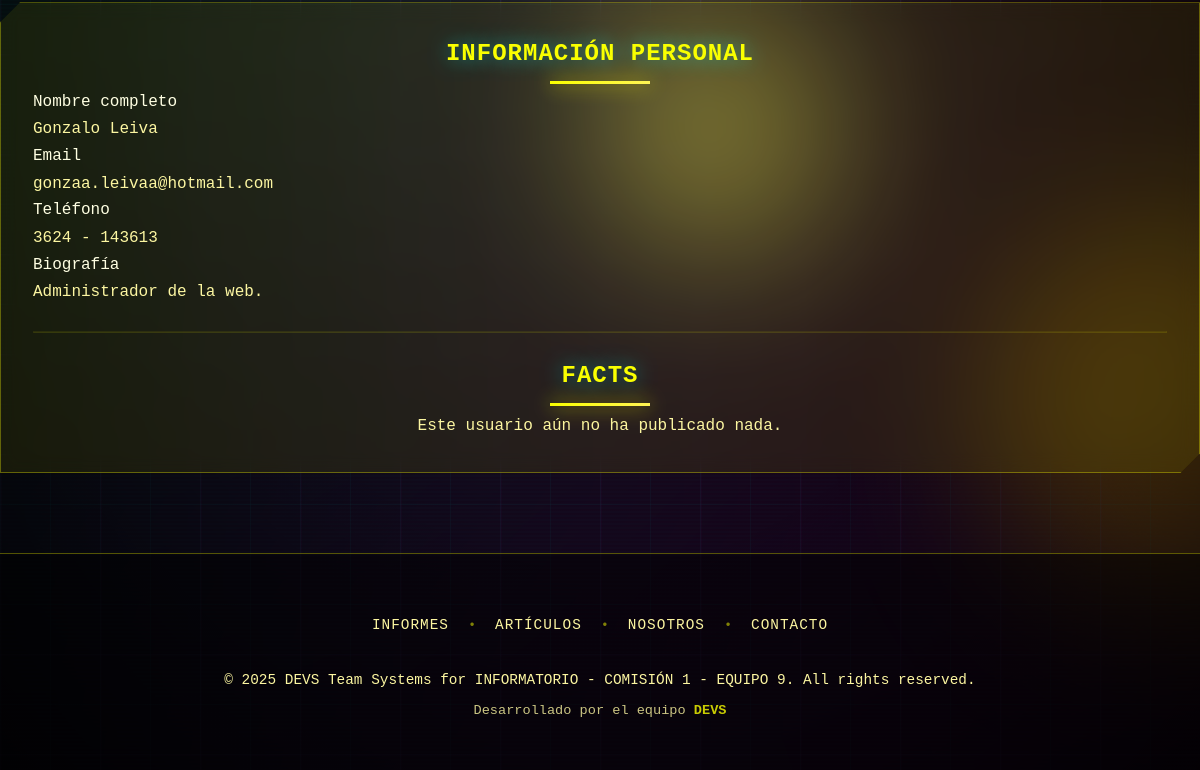
The page /perfil/admleiva/ (signed in, lower part) on the database as committed earlier.
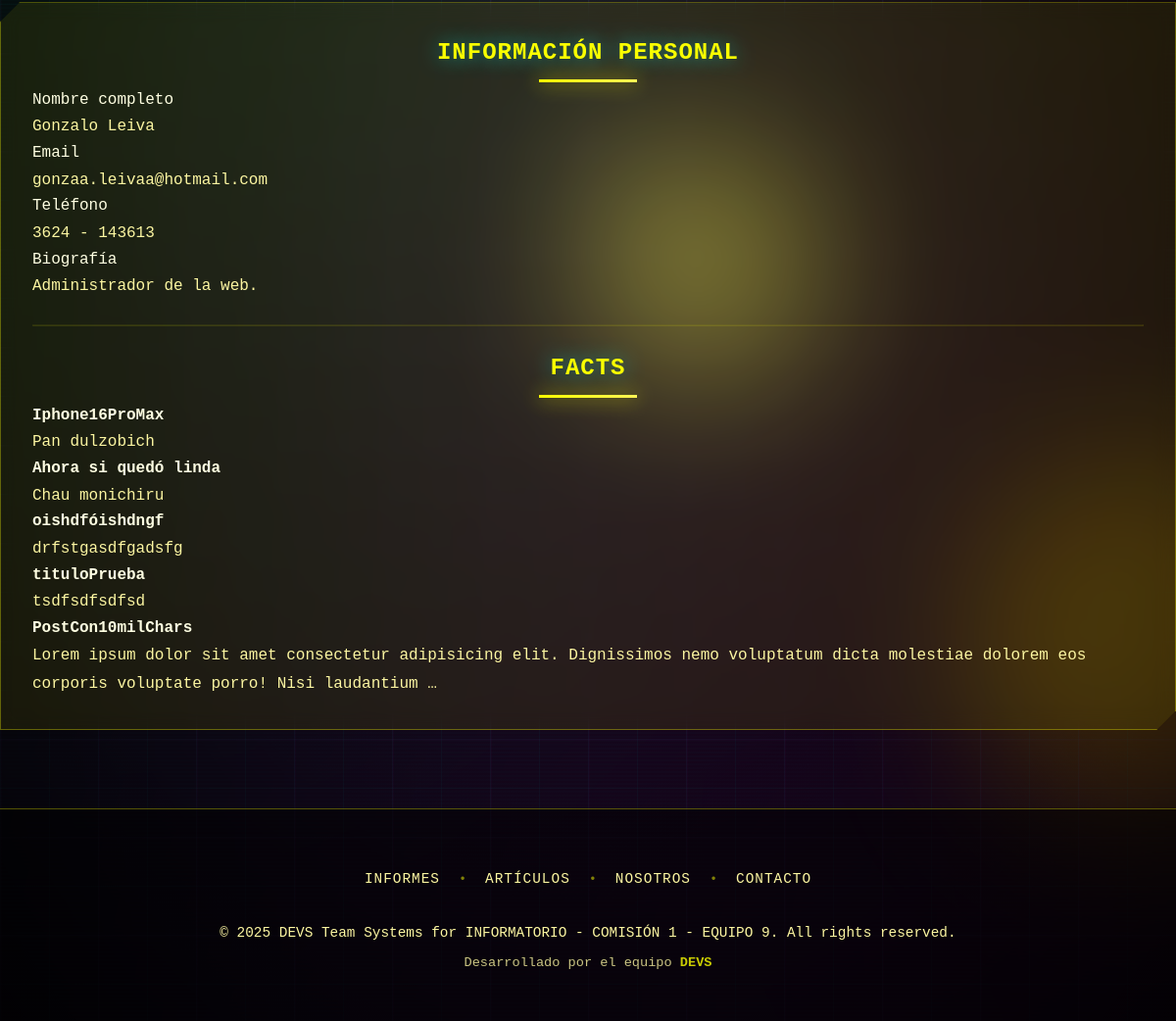
The same page on the database as committed later.
### users/models.py (models this page shows, shortened)
class Profile(models.Model):
    user = models.OneToOneField(User, on_delete=models.CASCADE)
    full_name = models.CharField(max_length=150, blank=True, null=True)
    avatar = models.ImageField(upload_to=user_avatar_path, default='profiles/default.png')
    bio = models.TextField(blank=True, null=True)
    phone = models.CharField(max_length=20, blank=True, null=True)
    is_blocked = models.BooleanField(default=False)
    blocked_until = models.DateTimeField(null=True, blank=True)
    @property
    def is_currently_blocked(self):
        if not self.is_blocked:
            return False
        if self.blocked_until and timezone.now() < self.blocked_until:
            return True
        self.unblock()
        return False

### posts/models.py (models this page shows, shortened)
class Post(models.Model):
    id = models.AutoField(primary_key=True)
    title = models.CharField(max_length=100)
    description = models.TextField(blank=True)
    created = models.DateTimeField(auto_now_add=True)
    image = models.ImageField(upload_to='posts/' , verbose_name="Imagen: " ,null=True, blank=True)
    user = models.ForeignKey(User, on_delete=models.CASCADE)
    last_edited = models.DateTimeField(null=True, blank=True)
    edited_by = models.ForeignKey(
        User,
        null=True,
        blank=True,
        related_name='edited_posts',
        on_delete=models.SET_NULL
    )

### users/views.py (the view)
# urls.py: path('perfil/', profileView, name='profile'),  # Perfil propio
@login_required
def profileView(request, username=None):
    current_user = request.user
    if username and username != current_user.username:
        user_profile = User.objects.filter(username=username).first()
        if not user_profile:
            return redirect('profile')  # Redirige si el usuario no existe
        is_own_profile = False
    else:
        user_profile = current_user
        is_own_profile = True
    posts = Post.objects.filter(user=user_profile)
    profile, created = Profile.objects.get_or_create(user=user_profile)
    return render(request, 'users/profile/profile.html', {
        'user_profile': user_profile,
        'profile': profile,
        'posts': posts,
        'is_own_profile': is_own_profile,
    })

### users/templates/users/profile/profile.html (shortened to what this page needs)
{% extends 'base/base.html' %}
{% load static %}
{% block content %}
<section class="features-section" style="padding-top: 2rem;">
    <div class="features-grid" style="grid-template-columns: 1fr !important; gap: 2rem;">
        <div class="feature-card glass-card" style="padding: 2rem;">
            <h3 class="section-title" style="text-align: center;">Información personal</h3>
            <div class="info-block">
                <label>Nombre completo</label>
                <p>{{ user_profile.profile.full_name|default:"—" }}</p>
            </div>
            <div class="info-block">
                <label>Email</label>
                <p>{{ user_profile.email }}</p>
            </div>
            <div class="info-block">
                <label>Teléfono</label>
                <p>{{ user_profile.profile.phone|default:"—" }}</p>
            </div>
            <div class="info-block">
                <label>Biografía</label>
                <p>{{ user_profile.profile.bio|default:"Sin biografía" }}</p>
            </div>
            <hr style="border-color: var(--border-color); opacity: .4; margin: 1.5rem 0;">
            <h3 class="section-title" style="text-align: center;">Facts</h3>
            <div class="posts-list">
                {% for post in posts %}
                    <div class="glass-card post-card">
                        <h4>{{ post.title }}</h4>
                        <p>{{ post.description|truncatewords:20 }}</p>
                    </div>
                {% empty %}
                    <p class="empty-msg" style="text-align: center;">Este usuario aún no ha publicado nada.</p>
                {% endfor %}
            </div>
        </div>
    </div>
</section>
{% endblock %}

### templates/base/base.html (shortened to what this page needs)
<!DOCTYPE html>
{% load static %}
<html lang="es">
<head>
    <link rel="stylesheet" href="{% static 'css/templatemo-nexus-style.css' %}">
    <link rel="stylesheet" href="{% static 'css/style.css' %}">
    <link rel="stylesheet" href="{% static 'posts/css/postEdit.css' %}">
    <link rel="stylesheet" href="{% static 'css/post.css' %}">
    <link rel="stylesheet" href="{% static 'posts/css/postDetail.css' %}" />
</head>
<body id="top">
    <div class="cyber-bg">
        <div class="cyber-gradient"></div>
        <div class="matrix-rain" id="matrixRain"></div>
    </div>
    <div class="particles" id="particlesContainer"></div>
    <div class="data-streams" id="dataStreams"></div>
    <div class="orb orb2"></div>
    <div class="orb orb3"></div>
    <div class="grid-overlay">
        <div class="grid-lines"></div>
        <div class="grid-glow"></div>
    </div>
    <div class="scanlines"></div>
    <div class="noise-overlay"></div>
    {% block content%}
    {% endblock %}
    {% if not hide_nav_footer %}
    {% include 'base/secciones/footer.html' %}
    {% endif %}
</body>
</html>

### templates/base/secciones/header.html (shortened to what this page needs)
{% load static %}

### templates/base/secciones/footer.html
<footer class="footer">
        <div class="footer-content">
            <div class="footer-links">
                <a href="#">Informes</a>
                <span class="footer-separator">•</span>
                <a href="{% url 'posts' %}">Artículos</a>
                <span class="footer-separator">•</span>
                <a href="{% url 'nosotros' %}">Nosotros</a>
                <span class="footer-separator">•</span>
                <a href="{% url 'contacto' %}">Contacto</a>
            </div>
            <div class="footer-bottom">
                <p>&copy; 2025 DEVS Team Systems for INFORMATORIO - COMISIÓN 1 - EQUIPO 9. All rights reserved.</p>
                <p class="footer-credit">Desarrollado por el equipo <a href="{% url 'nosotros' %}" rel="noopener nofollow">DEVS</a></p>
            </div>
        </div>
    </footer>

### static/css/style.css (style rules this page uses)
body, html { overflow-x: hidden; }
.features-grid { display: grid; grid-template-columns: repeat(auto-fit, minmax(280px, 1fr)); gap: 1.5rem; width: 100%; box-sizing: border-box; }
.feature-card { height: 100%; display: flex; flex-direction: column; justify-content: space-between; box-sizing: border-box; overflow: hidden; }

Rows that differ between the two databases and show on the page:
added Post: title "Iphone16ProMax", description "Pan dulzobich"
added Post: title "Ahora si quedó linda", description "Chau monichiru"
added Post: title "oishdfóishdngf", description "drfstgasdfgadsfg"
added Post: title "tituloPrueba", description "tsdfsdfsdfsd"
added Post: title "PostCon10milChars", description "Lorem ipsum dolor sit amet consectetur adipisicing elit. Dignissimos nemo voluptatum dicta molestiae dolorem eos corporis voluptate porro! Nisi laudantium …"
Other text that changed with them:
text no longer shown: "Este usuario aún no ha publicado nada."
